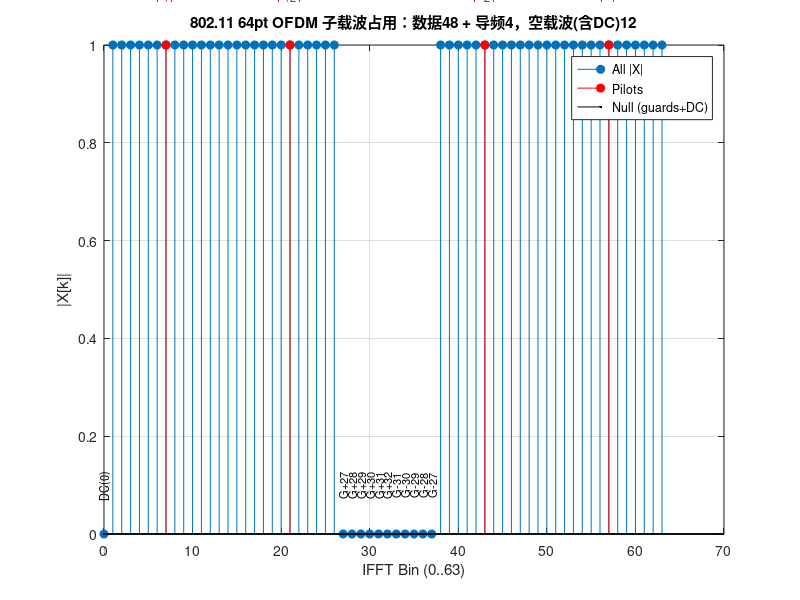
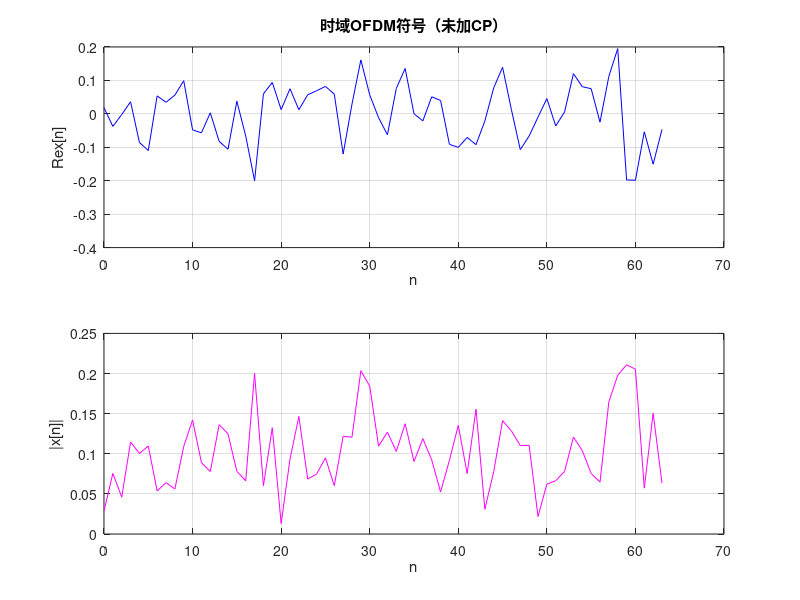
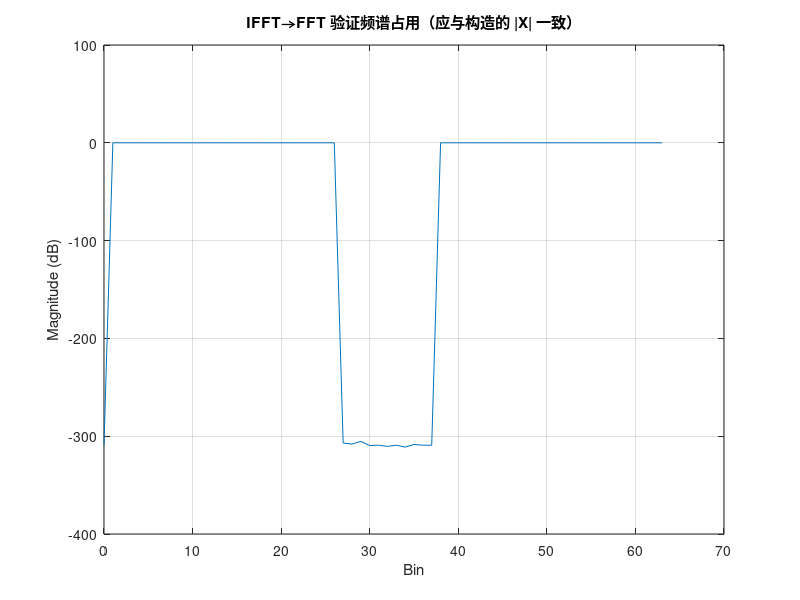

Here is the MATLAB script that generated these plots, in order:
% ============================================================================
% 文件名: test3.m
% 功能: Wi‑Fi (802.11n/ac) 20 MHz OFDM子载波占用演示
% 描述:
%   1. 模拟802.11标准中的64点OFDM系统
%   2. 展示64个总子载波中的实际占用情况：
%      - 52个使用子载波：48个数据 + 4个导频
%      - 12个空子载波：包含DC=0与频谱两侧的保护带
%   3. 演示子载波索引映射（MATLAB IFFT bin与标准k索引的对应关系）
%   4. 生成3个Figure展示频域占用、时域波形和频谱验证
% 标准说明: N=64，总子载波64个，其中实际使用52个
%   - 48个数据(data) + 4个导频(pilots)
%   - 剩余12个为空子载波：包含DC=0与频谱两侧的保护带
% ============================================================================

clc; clear; close all;

%===============================================================================
% 【系统参数配置】
%===============================================================================
N = 64;                       % IFFT 大小
M = 4;                        % QPSK（每子载波2 bit），演示更直观
bits_per_symbol = log2(M);

%------------------------------------------------------------------------------
% 802.11标准子载波分配
%------------------------------------------------------------------------------
% 802.11 常用占用：±1..±26（去掉0），其中导频在 {-21,-7,7,21}
used_k = [-26:-1 1:26];             % 共52个（含4导频与48数据）
pilot_k = [-21 -7 7 21];
data_k  = setdiff(used_k, pilot_k);

%------------------------------------------------------------------------------
% 子载波索引映射（MATLAB IFFT bin与标准k索引的对应关系）
%------------------------------------------------------------------------------
% 将子载波指数k∈[-N/2+1, N/2-1] 映射到 MATLAB IFFT 输入索引（1..N，DC=1）
% 规则：k=0 → 1；k>0 → k+1；k<0 → N+k+1
map_k_to_bin = @(k) (k>0).*(k+1) + (k==0).*1 + (k<0).*(N+k+1);
used_bins  = arrayfun(map_k_to_bin, used_k);
pilot_bins = arrayfun(map_k_to_bin, pilot_k);
data_bins  = arrayfun(map_k_to_bin, data_k);
dc_bin = map_k_to_bin(0);

%===============================================================================
% 【频域构造与IFFT变换】
%===============================================================================

%------------------------------------------------------------------------------
% 步骤1: 构造频域OFDM符号
%------------------------------------------------------------------------------
X = zeros(1, N);

% 随机QPSK数据
num_data = numel(data_bins);
bits = randi([0 1], 1, num_data*bits_per_symbol);
% QPSK Gray 映射：00→1+1j, 01→-1+1j, 11→-1-1j, 10→1-1j（幅度归一化至单位能量）
bits2 = reshape(bits, 2, []).';
sym_map = (1 - 2*bits2(:,1)) + 1j*(1 - 2*bits2(:,2));
sym_map = sym_map / sqrt(2);

% 导频固定为+1（BPSK），与标准一致性无关，这里只为占位演示
X(pilot_bins) = 1;
X(data_bins)  = sym_map;
X(dc_bin)     = 0;   % DC 必为空

% 统计空子载波（保护带与DC）
all_bins = 1:N;
null_bins = setdiff(all_bins, [used_bins dc_bin]);   % 边缘保护带
null_bins = unique([null_bins dc_bin]);              % 将DC并入空子载波集合

%------------------------------------------------------------------------------
% 步骤2: IFFT变换（频域 → 时域）
%------------------------------------------------------------------------------
x = ifft(X, N);                % 单个OFDM时域符号（未加CP）

%===============================================================================
% 【可视化分析】
%===============================================================================

%------------------------------------------------------------------------------
% Figure 1: 频域占用图（幅度）
%------------------------------------------------------------------------------
figure(1);  % 频域占用图（幅度）
stem(0:N-1, abs(X), 'filled'); grid on; hold on;
xlabel('IFFT Bin (0..63)'); ylabel('|X[k]|');
title('802.11 64pt OFDM 子载波占用：数据48 + 导频4，空载波(含DC)12');

% 叠加导频与空子载波标记
hp = stem(pilot_bins-1, abs(X(pilot_bins)), 'r', 'filled');
hn = stem(null_bins-1, 0*null_bins, 'k.', 'DisplayName','Null (guards+DC)');

% 反向映射：bin -> 子载波索引 k（范围 -32..+31，k=0 为DC）
map_bin_to_k = @(b) (b==1).*0 + (b>1 & b<=N/2+1).*(b-1) + (b>N/2+1).*(b - N - 1);

% 文本标注：导频载波（显示其 k 值）
for ii = 1:numel(pilot_bins)
    b = pilot_bins(ii); k = map_bin_to_k(b);
    text(b-1, abs(X(b))+0.1, sprintf('P%+d', k), 'Color','r', 'FontSize',8, 'HorizontalAlignment','center');
end

% 文本标注：空子载波（保护带与DC）
for ii = 1:numel(null_bins)
    b = null_bins(ii); k = map_bin_to_k(b);
    if k==0
        lbl = 'DC(0)';
    else
        lbl = sprintf('G%+d', k);
    end
    text(b-1, 0.1, lbl, 'Color','k', 'FontSize',8, 'HorizontalAlignment','center', 'Rotation',90);
end

legend({'All |X|','Pilots','Null (guards+DC)'}, 'Location','best');
hold off;

%------------------------------------------------------------------------------
% Figure 2: 时域波形（实部/幅度）
%------------------------------------------------------------------------------
figure(2);  % 时域波形（实部/幅度）
subplot(2,1,1);
plot(0:N-1, real(x), 'b-'); grid on; xlabel('n'); ylabel('Re{x[n]}');
title('时域OFDM符号（未加CP）');
subplot(2,1,2);
plot(0:N-1, abs(x), 'm-'); grid on; xlabel('n'); ylabel('|x[n]|');

%------------------------------------------------------------------------------
% Figure 3: 频谱验证（IFFT→FFT 验证频谱占用）
%------------------------------------------------------------------------------
figure(3);  % 频谱（幅度，0~N-1）
X_est = abs(fft(x, N));
plot(0:N-1, 20*log10(X_est+eps)); grid on;
xlabel('Bin'); ylabel('Magnitude (dB)');
title('IFFT→FFT 验证频谱占用（应与构造的 |X| 一致）');

%===============================================================================
% 【命令行输出摘要】
%===============================================================================
fprintf('\n==== 802.11 20MHz / N=64 占用概览 ====\n');
fprintf('Total subcarriers : %d\n', N);
fprintf('Used (data+pilot) : %d (data=%d, pilots=%d)\n', numel(used_bins), numel(data_bins), numel(pilot_bins));
fprintf('Null (guards+DC)  : %d\n', numel(null_bins));
fprintf('Null includes DC? : yes (bin=%d)\n', dc_bin-1);
fprintf('Pilot bins (0-based): ');
fprintf('%d ', pilot_bins-1); fprintf('\n');
fprintf('Example data bins (0-based, first 10): ');
fprintf('%d ', (data_bins(1:min(10,end))-1)); fprintf('\n');
fprintf('=======================================\n\n');


